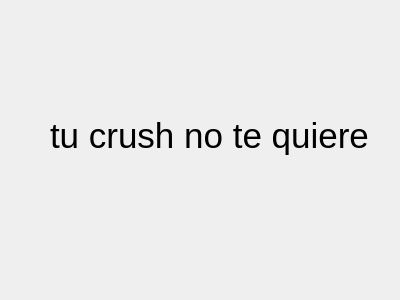
<?xml version="1.0" encoding="UTF-8"?>
<ui version="4.0">
 <class>Form</class>
 <widget class="QWidget" name="Form">
  <property name="geometry">
   <rect>
    <x>0</x>
    <y>0</y>
    <width>400</width>
    <height>300</height>
   </rect>
  </property>
  <property name="windowTitle">
   <string>Form</string>
  </property>
  <widget class="QLabel" name="label">
   <property name="geometry">
    <rect>
     <x>-110</x>
     <y>20</y>
     <width>631</width>
     <height>311</height>
    </rect>
   </property>
   <property name="font">
    <font>
     <family>Sitka Display</family>
     <pointsize>48</pointsize>
    </font>
   </property>
   <property name="pixmap">
    <pixmap>img5.jpg</pixmap>
   </property>
   <property name="scaledContents">
    <bool>true</bool>
   </property>
  </widget>
  <widget class="QLabel" name="label_2">
   <property name="geometry">
    <rect>
     <x>50</x>
     <y>110</y>
     <width>321</width>
     <height>51</height>
    </rect>
   </property>
   <property name="font">
    <font>
     <pointsize>26</pointsize>
    </font>
   </property>
   <property name="text">
    <string>tu crush no te quiere</string>
   </property>
  </widget>
 </widget>
 <resources/>
 <connections/>
</ui>
